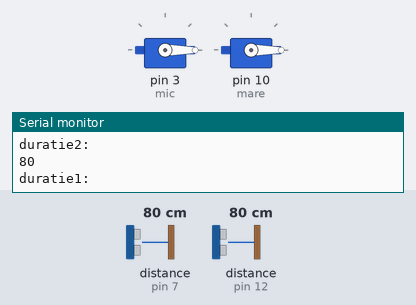
A sketch run on a simulated Arduino Uno, built with avr-gcc and run on an emulated ATmega328P. Parts: 2 × servo, the last lines printed to the serial monitor. The test bench sets the inputs (shaded band); at power-on: distance to the obstacle (sensors on pin 12, pin 7) 80 cm. The echo pulse lasts 58.3 µs per cm.

Above: at 1.2 s.
1.3 s: distance to the obstacle (sensor on pin 12) set to 11 cm
4.3 s: distance to the obstacle (sensor on pin 12) set to 8 cm
At 5.5 s:
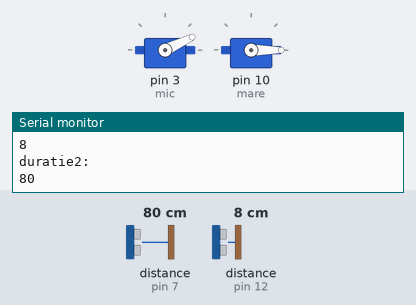
Timing chart, 0 to 7.3 s (numbered marks = the images above; inputs shaded):
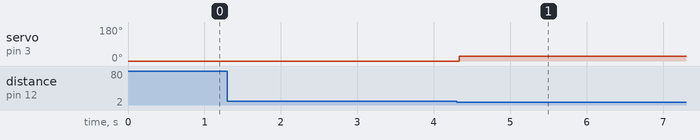

The sketch:

dispenserCode.ino
```cpp
#include <Servo.h>

long mTc(long microseconds) {
   return microseconds / 29 / 2;
}

Servo mare;
Servo mic;

int duratieDreapta() {
   int duration=0;
   digitalWrite(8, LOW);
   delayMicroseconds(2);
   digitalWrite(8, HIGH);
   delayMicroseconds(10);
   digitalWrite(8, LOW);
   duration = pulseIn(7, HIGH);
   return duration;
}

int duratieStanga() {
   int duration=0;
   digitalWrite(13, LOW);
   delayMicroseconds(2);
   digitalWrite(13, HIGH);
   delayMicroseconds(10);
   digitalWrite(13, LOW);
   duration = pulseIn(12, HIGH);
   return duration;
}

void setup() {
  Serial.begin(9600);
  pinMode(13,OUTPUT);
  pinMode(8,OUTPUT);
  pinMode(7,INPUT);
  pinMode(12,INPUT);
  mic.attach(3);
  mare.attach(10);
  mic.write(0);
  mare.write(0);
}

long duratie1,duratie2;
int pozitie1=25,pozitie2=0;
void loop() {
  duratie1=duratieStanga();
  duratie1=mTc(duratie1);
  Serial.println("duratie1:");
  Serial.println(duratie1);
  delay(10);
  duratie2=duratieDreapta();
  duratie2=mTc(duratie2);
  Serial.println("duratie2:");
  Serial.println(duratie2);
  if (duratie1 < 10 and duratie1 > 0) {
    mic.write(pozitie1);
    pozitie1 = pozitie1 + 22;
    if (pozitie1 > 180) {
      delay(1000);
      pozitie1 = 30;
      mic.write(pozitie1);
    }
    while (duratie1 < 10 and duratie1 > 0) {
      duratie1=duratieStanga();
      duratie1=mTc(duratie1);
      delay(100);
    }
  }

  if (duratie2 < 10 and duratie2 > 0) {
    mare.write(pozitie2);
    pozitie2 = pozitie2 + 35;
    if (pozitie2 > 180) {
      delay(1000);
      pozitie2 = 0;
      mare.write(pozitie2);
    }
    while (duratie2 < 10 and duratie2 > 0) {
      duratie2=duratieDreapta();
      duratie2=mTc(duratie2);
      delay(100);
    }
  }
  delay(10);
}
```

Measured:
- the behaviour switches between 10 and 9 cm on distance to the obstacle (sensor on pin 12) (found by bisection; images 0 and 1)
- after the input at 4.3 s, servo on pin 3 (mic): 0° → 25° at once
